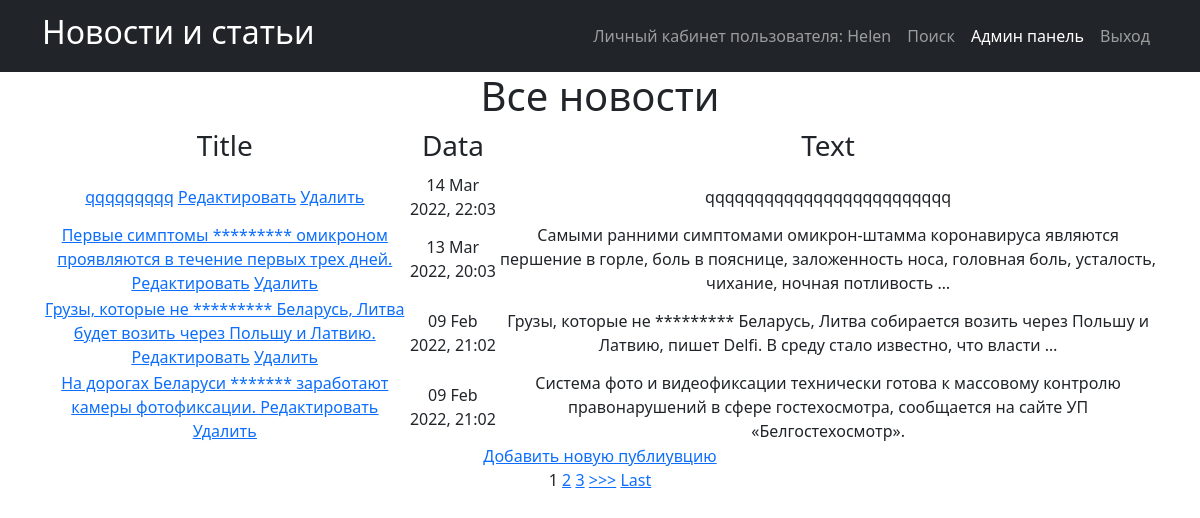
The app's page /news/ (signed in) with its own data.
### news_portal/models.py (models this page shows, shortened)
class Post(models.Model):
    PostAuthor = models.ForeignKey(Author, on_delete=models.CASCADE)
    NEWS = 'NW'
    ARTICLE = 'AR'
    CATEGORIES = [
        ('NW', 'Новость'),
        ('AR', 'Статья')
    ]
    categoryType = models.CharField(max_length=2, choices=CATEGORIES)
    pubData = models.DateTimeField('дата добавления', auto_now_add=True)
    postCategory = models.ManyToManyField(Category, through='postCategory')
    postTitle = models.CharField('название публикации', max_length=255)
    postText = models.TextField('текст публикации')
    postRating = models.SmallIntegerField('рейтинг публикации', default=0)

### news_portal/views.py (the view, shortened to what this page needs)
# urls.py: path('', PostList.as_view()),
class PostList(ListView):
    model = Post
    template_name = 'news.html'
    context_object_name = 'news'
    queryset = Post.objects.order_by('-id')
    paginate_by = 1
    form_class = PostForm
    def get_context_data(self, **kwargs):
        context = super().get_context_data(**kwargs)
        context['filter'] = News_filter(self.request.GET, queryset=self.get_queryset())
        return context

### news_portal/templatetags/censor.py (called while the page is built)
@register.filter(name='censor')
def censor(value):
    text = value.split()
    for word in text:
        if word.lower() in CENSOR:
            value = value.replace(word, '*' * len(word))
    return value

### templates/news.html (shortened to what this page needs)
{% extends 'flatpages/default.html' %}
{% load censor %}
{% block content %}
<h1>Все новости</h1>
    {% if news %}
    <table>
        <tr>
            <td>
                <h3>Title</h3>
            </td>
            <td>
                <h3>Data</h3>
            </td>
            <td>
                <h3>Text</h3>
            </td>
            </tr>
            {% for new in filter.qs %}
            <tr>
            <td>
               <a href="{% url 'post_detail' new.id %}">{{ new.postTitle|censor }}</a>
                <a href="{% url 'post_update' new.id %}"><u>Редактировать</u></a>
                  <a href="{% url 'post_delete' new.id %}"><u> Удалить </u></a>
            </td>
            <td>
                {{ new.pubData|date:'d M Y, H:m' }}
            </td>
            <td>
                {{ new.postText|truncatewords:20|censor }}
            </td>
        </tr>
        {% endfor %}
    </table>
<a href="{% url 'post_create' %}">Добавить новую публиувцию</a> <br>
{% if is_paginated %}
    {% for num in page_obj.paginator.page_range %}
        {% if page_obj.number == num %}
            <a>{{ num }}</a>
        {% elif num > page_obj.number|add:'-3' and num < page_obj.number|add:'3' %}
            <a href="?page={{ num }}">{{ num }}</a>
        {% endif %}
    {% endfor %}
    {% if page_obj.has_next %}
        <a href="?page={{ page_obj.next_page_number }}">>>></a>
        <a href="?page={{ page_obj.paginator.num_pages }}">Last</a>
    {% endif %}
{% endif %}
    {% else %}
    <h2> Новостей нет! </h2>
    {% endif%}
{% endblock content %}

### templates/flatpages/default.html (shortened to what this page needs)
<!DOCTYPE html>
<html lang="en">
    <head>
        {% load static %}
        <link href="{% static 'css/styles.css' %}" rel="stylesheet" />
    </head>
    <body>
        <nav class="navbar navbar-expand-lg navbar-dark bg-dark">
            <div class="container">
                <a class="navbar-brand" href=/news/><h2>Новости и статьи</h2></a>
                <div class="collapse navbar-collapse" id="navbarSupportedContent">
                    <ul class="navbar-nav ms-auto mb-2 mb-lg-0">
                        <li class="nav-item"><a class="nav-link" href=http://127.0.0.1:8000>Личный кабинет пользователя: {{request.user.username}}</a></li>
                        <li class="nav-item"><a class="nav-link" href=/news/search/>Поиск</a></li>
                        <li class="nav-item"><a class="nav-link active" aria-current="page" href=/admin/>Админ панель</a></li>
                        <li class="nav-item"><a class="nav-link" href=/sign/logout/>Выход</a></li>
                            </ul>
                </div>
            </div>
        </nav>
        <div class="container">
           <div class="row">
               <div class="col-lg-12 text-center">
                   {% block content %}{% endblock content %}
               </div>
           </div>
        </div>
    </body>
</html>

### records on screen
Post: postTitle|censor "qqqqqqqqq", pubData "14 Mar 2022, 22:03", postText|censor "qqqqqqqqqqqqqqqqqqqqqqqqq"
Post: postTitle|censor "Первые симптомы ********* омикроном проявляются в течение первых трех дней.", pubData "13 Mar 2022, 20:03", postText|censor "Самыми ранними симптомами омикрон-штамма коронавируса являются першение в горле, боль в пояснице, заложенность носа, головная боль, усталость, чихание, ночная потливость …"
Post: postTitle|censor "Грузы, которые не ********* Беларусь, Литва будет возить через Польшу и Латвию.", pubData "09 Feb 2022, 21:02", postText|censor "Грузы, которые не ********* Беларусь, Литва собирается возить через Польшу и Латвию, пишет Delfi. В среду стало известно, что власти …"
Post: postTitle|censor "На дорогах Беларуси ******* заработают камеры фотофиксации.", pubData "09 Feb 2022, 21:02", postText|censor "Система фото и видеофиксации технически готова к массовому контролю правонарушений в сфере гостехосмотра, сообщается на сайте УП «Белгостехосмотр»."

### other values on screen
{{ request.user.username }} "Helen"
{{ num }} "1"
{{ num }} "2" "3"
